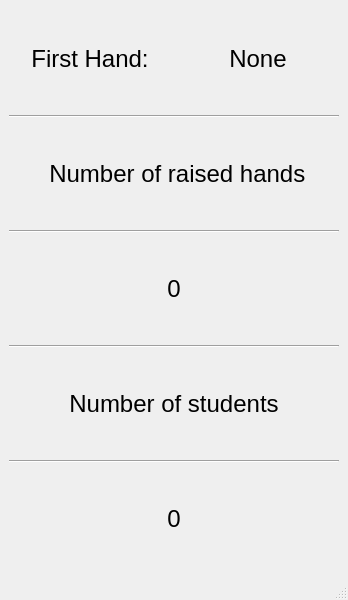
<?xml version="1.0" encoding="UTF-8"?>
<ui version="4.0">
 <class>main_window</class>
 <widget class="QMainWindow" name="main_window">
  <property name="geometry">
   <rect>
    <x>0</x>
    <y>0</y>
    <width>348</width>
    <height>600</height>
   </rect>
  </property>
  <property name="windowTitle">
   <string>ZoomPlusPlus</string>
  </property>
  <widget class="QWidget" name="centralwidget">
   <layout class="QGridLayout" name="gridLayout">
    <item row="0" column="0">
     <layout class="QVBoxLayout" name="verticalLayout">
      <item>
       <layout class="QHBoxLayout" name="horizontalLayout">
        <item>
         <widget class="QLabel" name="label_2">
          <property name="font">
           <font>
            <pointsize>18</pointsize>
           </font>
          </property>
          <property name="text">
           <string>First Hand:</string>
          </property>
          <property name="alignment">
           <set>Qt::AlignCenter</set>
          </property>
         </widget>
        </item>
        <item>
         <widget class="QLabel" name="label_first_student">
          <property name="font">
           <font>
            <pointsize>18</pointsize>
           </font>
          </property>
          <property name="text">
           <string>None</string>
          </property>
          <property name="alignment">
           <set>Qt::AlignCenter</set>
          </property>
         </widget>
        </item>
       </layout>
      </item>
      <item>
       <widget class="Line" name="line">
        <property name="orientation">
         <enum>Qt::Horizontal</enum>
        </property>
       </widget>
      </item>
      <item>
       <widget class="QLabel" name="label">
        <property name="font">
         <font>
          <pointsize>18</pointsize>
         </font>
        </property>
        <property name="text">
         <string> Number of raised hands</string>
        </property>
        <property name="alignment">
         <set>Qt::AlignCenter</set>
        </property>
       </widget>
      </item>
      <item>
       <widget class="Line" name="line_2">
        <property name="orientation">
         <enum>Qt::Horizontal</enum>
        </property>
       </widget>
      </item>
      <item>
       <widget class="QLabel" name="label_raised_hand_number">
        <property name="font">
         <font>
          <pointsize>18</pointsize>
         </font>
        </property>
        <property name="text">
         <string>0</string>
        </property>
        <property name="alignment">
         <set>Qt::AlignCenter</set>
        </property>
       </widget>
      </item>
      <item>
       <widget class="Line" name="line_3">
        <property name="orientation">
         <enum>Qt::Horizontal</enum>
        </property>
       </widget>
      </item>
      <item>
       <widget class="QLabel" name="label_3">
        <property name="font">
         <font>
          <pointsize>18</pointsize>
         </font>
        </property>
        <property name="text">
         <string>Number of students</string>
        </property>
        <property name="alignment">
         <set>Qt::AlignCenter</set>
        </property>
       </widget>
      </item>
      <item>
       <widget class="Line" name="line_4">
        <property name="orientation">
         <enum>Qt::Horizontal</enum>
        </property>
       </widget>
      </item>
      <item>
       <widget class="QLabel" name="label_student_number">
        <property name="font">
         <font>
          <pointsize>18</pointsize>
         </font>
        </property>
        <property name="text">
         <string>0</string>
        </property>
        <property name="alignment">
         <set>Qt::AlignCenter</set>
        </property>
       </widget>
      </item>
     </layout>
    </item>
   </layout>
  </widget>
  <widget class="QMenuBar" name="menubar">
   <property name="geometry">
    <rect>
     <x>0</x>
     <y>0</y>
     <width>348</width>
     <height>24</height>
    </rect>
   </property>
  </widget>
  <widget class="QStatusBar" name="statusbar"/>
 </widget>
 <resources/>
 <connections/>
</ui>
